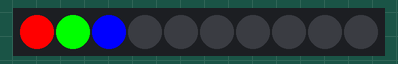
Simulated run of this program. Board: Raspberry Pi Pico running MicroPython. On the bench: 10 RGB LEDs in strip order, left to right. Library files of the repository ran but are not shown: neopixel.py.

Above: at 0.8 s.
At 1.8 s:
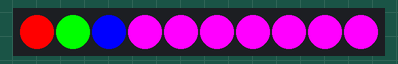
At 2.8 s:
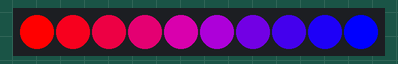
At 6.15 s:
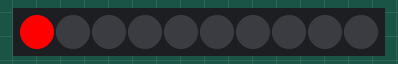

The program:

neopixel_sample.py
```python
from utime import sleep
from neopixel import Neopixel

pixels = Neopixel(10, 0, 16, "GRB")

while True:
    pixels.fill((0, 0, 0))
    pixels.show()
    sleep(0.25)
    pixels.set_pixel(0, (255, 0, 0))
    pixels.show()
    sleep(0.25)
    pixels.set_pixel(1, (0, 255, 0))
    pixels.show()
    sleep(0.25)
    pixels.set_pixel(2, (0, 0, 255))
    pixels.show()
    sleep(1)
    pixels.set_pixel_line(3, 9, (255, 0, 255))
    pixels.show()
    sleep(1)
    pixels.set_pixel_line_gradient(0, 9, (255, 0, 0), (0, 0, 255))
    pixels.show()
    sleep(1)
    for i in range(20):
        pixels.rotate_left(1)
        pixels.show()
        sleep(0.05)
    for i in range(20):
        pixels.rotate_right(2)
        pixels.show()
        sleep(0.05)
```

Measured:
- by itself, everything shown: repeats every 5.8 s, in 46 steps
- what the display in image 0 shows lasts 1.0 s, from 0.8 s to 1.8 s
